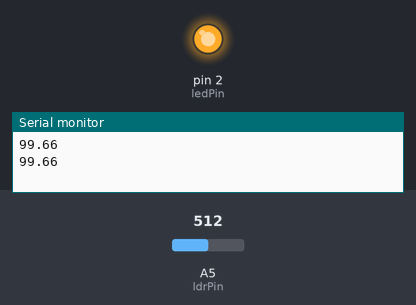
Recording of a sketch running on a simulated Arduino Uno, built with avr-gcc and run on an emulated ATmega328P. Parts: output pins drawn as LEDs (lit = HIGH), the last lines printed to the serial monitor. The test bench sets the inputs (shaded band); at power-on: A5 (ldrPin) = 512.

Above: at 1.8 s.
1.9 s: A5 (ldrPin) set to 405
3.4 s: A5 (ldrPin) set to 377
At 5.2 s:
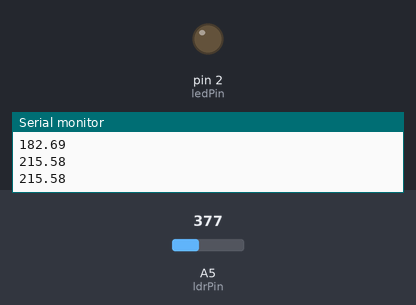
5.5 s: A5 (ldrPin) set to 511
At 6.9 s:
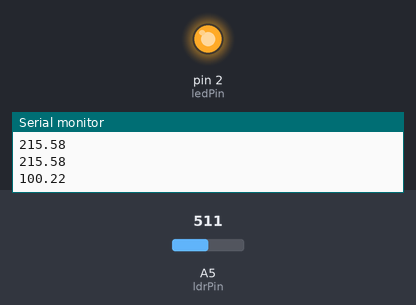
7.5 s: A5 (ldrPin) set to 306
At 8.5 s:
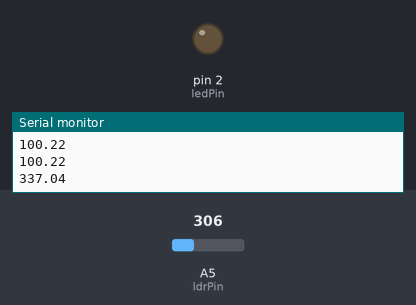
Timing chart, 0 to 10.5 s (numbered marks = the images above; inputs shaded):
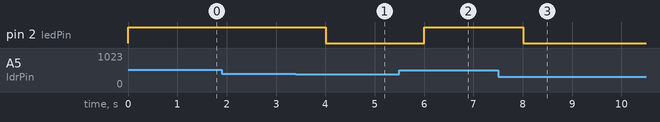

The sketch:

LDR-module-testcode-arduino.ino
```cpp
int ldrPin = 19;     // LDR pin
int ldrVal = 0;      // Value of LDR
int ledPin = 2;     // Build in LED pin
const float GAMMA = 0.7;
const float RL10 = 50;
void setup() {
  Serial.begin(9600);  // Initialise the serial monitor
   pinMode(2, OUTPUT);
}
void loop() {
  ldrVal = analogRead(ldrPin); // Read the analog value of the LDR
   float voltage = ldrVal / 1024. * 5;
  float resistance = 2000 * voltage / (1 - voltage / 5);
  float lux = pow(RL10 * 1e3 * pow(10, GAMMA) / resistance, (1 / GAMMA));

 if (lux < 200) {             // If the LDR value is lower than 200
    digitalWrite(ledPin, HIGH);   // Turn buildin LED on
  } else {
    digitalWrite(ledPin, LOW);    // Turn buildin LED off
  }
  Serial.println(lux);      // Show the value in the serial monitor
  delay(1000);                 // Pause 1000ms
}
```

Measured:
- the behaviour switches between 390 and 389 on A5 (ldrPin) (found by bisection; images 0 and 1)
- after the input at 3.4 s, pin 2 (ledPin): HIGH → LOW after 0.60 s
- after the input at 5.5 s, pin 2 (ledPin): LOW → HIGH after 0.51 s
- after the input at 7.5 s, pin 2 (ledPin): HIGH → LOW after 0.51 s
